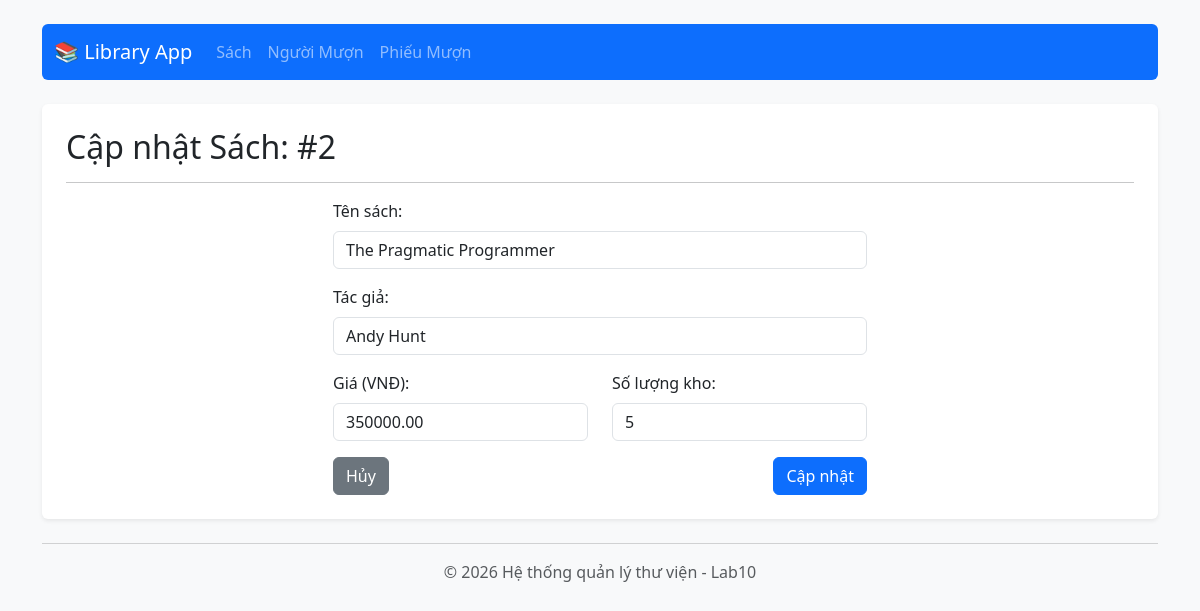
The page /index.php?controller=book&action=edit&id=2 on the database its author committed.
### tables this page shows
CREATE TABLE `books` (
  `id` int(11) NOT NULL,
  `title` varchar(200) NOT NULL,
  `author` varchar(120) NOT NULL,
  `price` decimal(10,2) NOT NULL DEFAULT 0.00,
  `qty` int(11) NOT NULL DEFAULT 0,
  `created_at` timestamp NOT NULL DEFAULT current_timestamp()
);

### controllers/BookController.php (called while the page is built, shortened)
<?php
require_once APP_ROOT . '/models/BookRepository.php';
class BookController {
    private $bookRepo;
    public function __construct() {
        $this->bookRepo = new BookRepository();
    }
    public function edit() {
        $id = $_GET['id'] ?? 0;
        $book = $this->bookRepo->find($id);
        require APP_ROOT . '/views/books/edit.php';
    }
}
?>

### public/index.php (called while the page is built, shortened)
<?php
$controller = isset($_GET['controller']) ? $_GET['controller'] : 'book';
$action     = isset($_GET['action']) ? $_GET['action'] : 'index';
switch ($controller) {
    case 'book':
        require_once APP_ROOT . '/controllers/BookController.php';
        $obj = new BookController();
        break;
}
$obj->$action();
?>

### config/Database.php (called while the page is built)
<?php
class Database {
    private static $host = 'localhost';
    private static $db_name = 'lab10_library';
    private static $username = 'root';
    private static $password = '';
    public static $conn = null;
    public static function getConnection() {
        if (self::$conn === null) {
            try {
                $dsn = "mysql:host=" . self::$host . ";dbname=" . self::$db_name . ";charset=utf8mb4";
                $options = [
                    PDO::ATTR_ERRMODE => PDO::ERRMODE_EXCEPTION,
                    PDO::ATTR_DEFAULT_FETCH_MODE => PDO::FETCH_ASSOC,
                    PDO::ATTR_EMULATE_PREPARES => false,
                ];
                self::$conn = new PDO($dsn, self::$username, self::$password, $options);
            } catch(PDOException $exception) {
                echo "Lỗi kết nối CSDL: " . $exception->getMessage();
                exit();
            }
        }
        return self::$conn;
    }
}
?>

### models/BookRepository.php (called while the page is built, shortened)
<?php
require_once APP_ROOT . '/config/Database.php';
class BookRepository {
    private $db;
    public function __construct() {
        $this->db = Database::getConnection();
    }
    public function find($id) {
        $stmt = $this->db->prepare("SELECT * FROM books WHERE id = :id");
        $stmt->execute(['id' => $id]);
        return $stmt->fetch();
    }
}
?>

### views/books/edit.php (the view, shortened to what this page needs)
<?php include APP_ROOT . '/views/layouts/header.php'; ?>
<h2>Cập nhật Sách: #<?= $book['id'] ?></h2>
<hr>
<form action="index.php?controller=book&action=update" method="POST" class="w-50 mx-auto">
    <div class="mb-3">
        <label class="form-label">Tên sách:</label>
        <input type="text" name="title" class="form-control" value="<?= htmlspecialchars($book['title']) ?>" required>
    </div>
    <div class="mb-3">
        <label class="form-label">Tác giả:</label>
        <input type="text" name="author" class="form-control" value="<?= htmlspecialchars($book['author']) ?>" required>
    </div>
    <div class="row">
        <div class="col-md-6 mb-3">
            <label class="form-label">Giá (VNĐ):</label>
            <input type="number" name="price" class="form-control" min="0" value="<?= $book['price'] ?>" required>
        </div>
        <div class="col-md-6 mb-3">
            <label class="form-label">Số lượng kho:</label>
            <input type="number" name="qty" class="form-control" min="0" value="<?= $book['qty'] ?>" required>
        </div>
    </div>
    <div class="d-flex justify-content-between">
        <a href="index.php?controller=book&action=index" class="btn btn-secondary">Hủy</a>
        <button type="submit" class="btn btn-primary">Cập nhật</button>
    </div>
</form>
<?php include APP_ROOT . '/views/layouts/footer.php'; ?>

### views/layouts/header.php (style rules this page uses)
body { background-color: #f8f9fa; }

### rows shown on the page
books: id "2", title "The Pragmatic Programmer", author "Andy Hunt", price "350000.00", qty "5"
